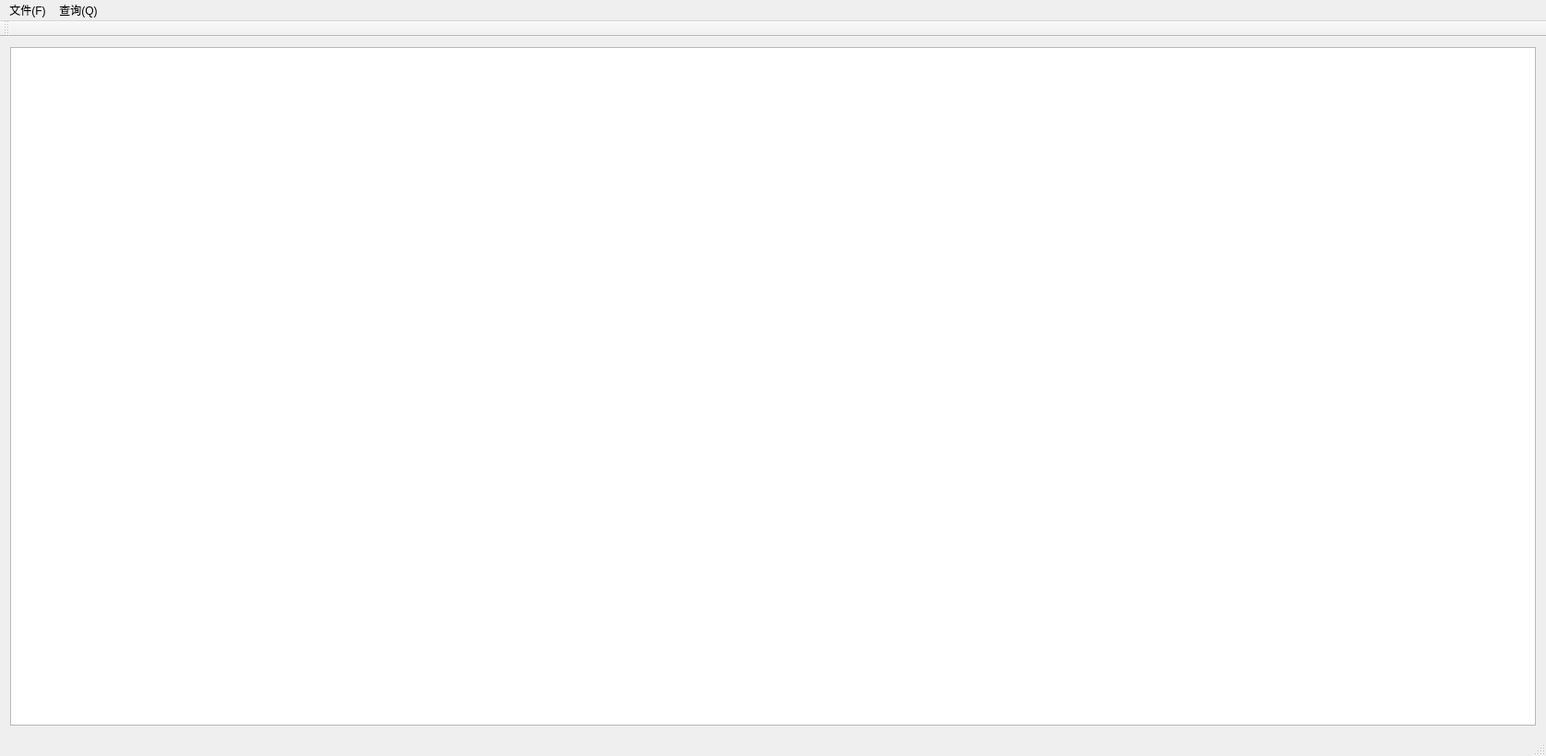
<?xml version="1.0" encoding="UTF-8"?>
<ui version="4.0">
 <class>MAPClass</class>
 <widget class="QMainWindow" name="MAPClass">
  <property name="geometry">
   <rect>
    <x>0</x>
    <y>0</y>
    <width>1676</width>
    <height>820</height>
   </rect>
  </property>
  <property name="maximumSize">
   <size>
    <width>1676</width>
    <height>820</height>
   </size>
  </property>
  <property name="windowTitle">
   <string>公交转乘</string>
  </property>
  <widget class="QWidget" name="centralWidget">
   <layout class="QGridLayout" name="gridLayout">
    <item row="0" column="0">
     <widget class="QGraphicsView" name="graphicsView">
      <property name="mouseTracking">
       <bool>true</bool>
      </property>
      <property name="autoFillBackground">
       <bool>true</bool>
      </property>
      <property name="styleSheet">
       <string notr="true">background-image: url(:/MAP/华中科技大学周边地图.bmp);</string>
      </property>
     </widget>
    </item>
   </layout>
  </widget>
  <widget class="QMenuBar" name="menuBar">
   <property name="geometry">
    <rect>
     <x>0</x>
     <y>0</y>
     <width>1676</width>
     <height>26</height>
    </rect>
   </property>
   <widget class="QMenu" name="menu_F">
    <property name="title">
     <string>文件(F)</string>
    </property>
    <addaction name="action_open"/>
    <addaction name="action_exit"/>
   </widget>
   <widget class="QMenu" name="menu_Q">
    <property name="title">
     <string>查询(Q)</string>
    </property>
    <addaction name="action_zdcx"/>
    <addaction name="action_zszc"/>
    <addaction name="action_zdjl"/>
   </widget>
   <addaction name="menu_F"/>
   <addaction name="menu_Q"/>
  </widget>
  <widget class="QToolBar" name="mainToolBar">
   <attribute name="toolBarArea">
    <enum>TopToolBarArea</enum>
   </attribute>
   <attribute name="toolBarBreak">
    <bool>false</bool>
   </attribute>
  </widget>
  <widget class="QStatusBar" name="statusBar"/>
  <action name="action_open">
   <property name="checkable">
    <bool>true</bool>
   </property>
   <property name="text">
    <string>读入地图</string>
   </property>
  </action>
  <action name="action_exit">
   <property name="checkable">
    <bool>true</bool>
   </property>
   <property name="text">
    <string>退出</string>
   </property>
  </action>
  <action name="action_zszc">
   <property name="checkable">
    <bool>true</bool>
   </property>
   <property name="text">
    <string>最少转乘</string>
   </property>
  </action>
  <action name="action_zdjl">
   <property name="checkable">
    <bool>true</bool>
   </property>
   <property name="text">
    <string>最短距离</string>
   </property>
  </action>
  <action name="action_zdcx">
   <property name="text">
    <string>站点查询</string>
   </property>
  </action>
 </widget>
 <layoutdefault spacing="6" margin="11"/>
 <resources>
  <include location="MAP.qrc"/>
 </resources>
 <connections>
  <connection>
   <sender>action_zszc</sender>
   <signal>triggered(bool)</signal>
   <receiver>MAPClass</receiver>
   <slot>zszc()</slot>
   <hints>
    <hint type="sourcelabel">
     <x>-1</x>
     <y>-1</y>
    </hint>
    <hint type="destinationlabel">
     <x>837</x>
     <y>409</y>
    </hint>
   </hints>
  </connection>
  <connection>
   <sender>action_zdjl</sender>
   <signal>triggered(bool)</signal>
   <receiver>MAPClass</receiver>
   <slot>zdjl()</slot>
   <hints>
    <hint type="sourcelabel">
     <x>-1</x>
     <y>-1</y>
    </hint>
    <hint type="destinationlabel">
     <x>837</x>
     <y>409</y>
    </hint>
   </hints>
  </connection>
  <connection>
   <sender>action_open</sender>
   <signal>triggered(bool)</signal>
   <receiver>MAPClass</receiver>
   <slot>loadmap()</slot>
   <hints>
    <hint type="sourcelabel">
     <x>-1</x>
     <y>-1</y>
    </hint>
    <hint type="destinationlabel">
     <x>837</x>
     <y>409</y>
    </hint>
   </hints>
  </connection>
  <connection>
   <sender>action_exit</sender>
   <signal>triggered(bool)</signal>
   <receiver>MAPClass</receiver>
   <slot>closewnd()</slot>
   <hints>
    <hint type="sourcelabel">
     <x>-1</x>
     <y>-1</y>
    </hint>
    <hint type="destinationlabel">
     <x>837</x>
     <y>409</y>
    </hint>
   </hints>
  </connection>
  <connection>
   <sender>action_zdcx</sender>
   <signal>triggered(bool)</signal>
   <receiver>MAPClass</receiver>
   <slot>zdcx()</slot>
   <hints>
    <hint type="sourcelabel">
     <x>-1</x>
     <y>-1</y>
    </hint>
    <hint type="destinationlabel">
     <x>837</x>
     <y>409</y>
    </hint>
   </hints>
  </connection>
 </connections>
 <slots>
  <slot>zszc()</slot>
  <slot>zdjl()</slot>
  <slot>loadmap()</slot>
  <slot>closewnd()</slot>
  <slot>zdcx()</slot>
 </slots>
</ui>
